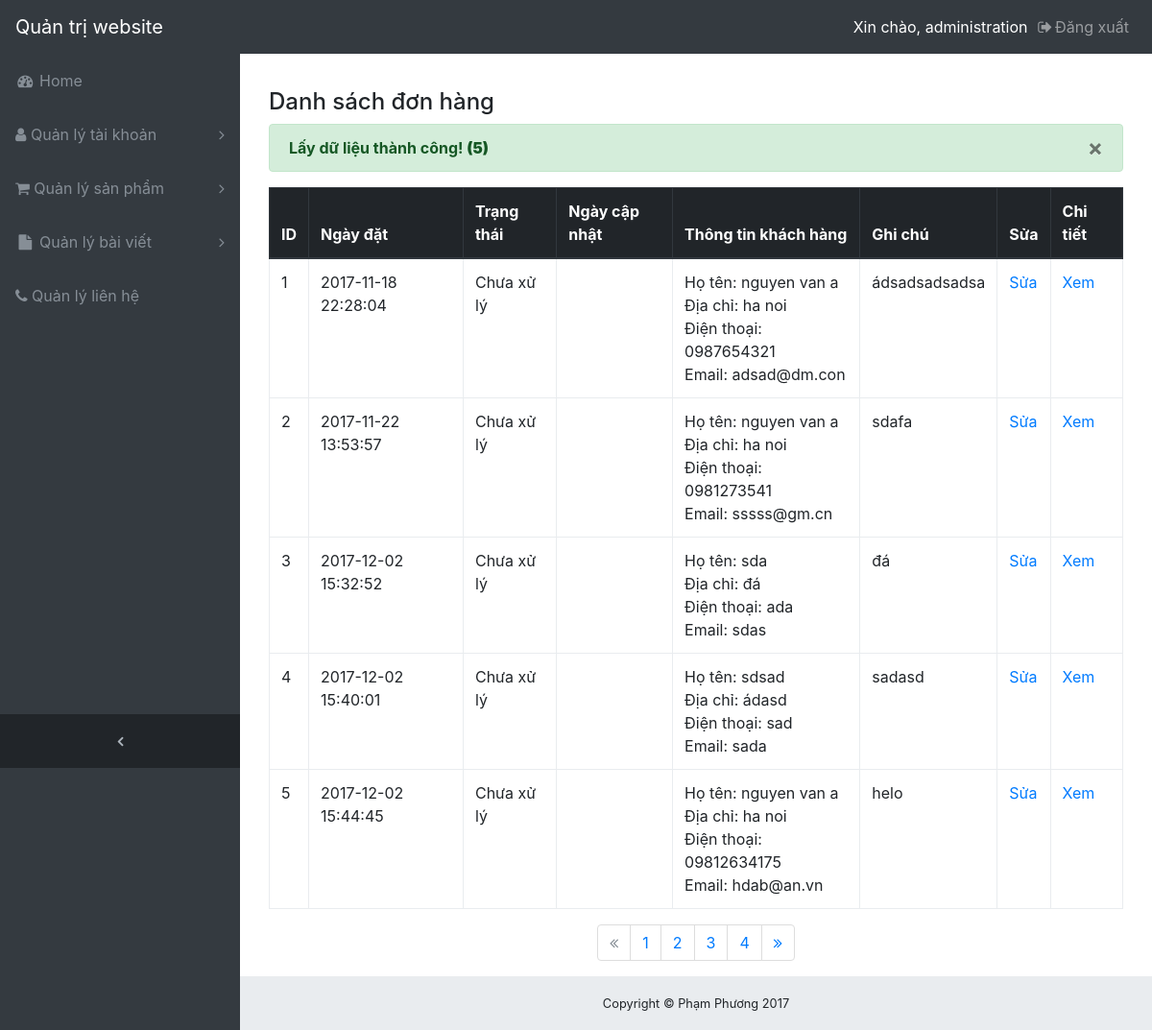
Page /index.php?controller=admin-product&action=list-order (signed in) on the committed database.
### tables this page shows
CREATE TABLE `donhang` (
  `id` int(11) NOT NULL,
  `ngay_gio_dat` TIMESTAMP NOT NULL DEFAULT CURRENT_TIMESTAMP,
  `trang_thai` smallint(6) DEFAULT '0',
  `ngay_cap_nhat` datetime DEFAULT NULL,
  `ho_ten` varchar(50) NOT NULL,
  `dia_chi` varchar(200) DEFAULT NULL,
  `dien_thoai` varchar(15) DEFAULT NULL,
  `email` varchar(50) DEFAULT NULL,
  `ghi_chu` text
);

### Controller/AdminProductController.php (called while the page is built, shortened)
<?php
require_once app_path . '/Model/AdminProductModel.php';
function listOrderAction(){
    $dataView      = null;
    $total_records = countOrder();
    $total_pages = ceil($total_records / _admin_page_limit);
    $current_page = @intval($_GET['page']);
    if ($current_page < 1)
        $current_page = 1;
    $offset = ($current_page - 1) * _admin_page_limit;
    $list   = Select_list_Order($offset);
    if (is_array($list)) {
        $dataView['data']        = $list;
        $dataView['total_pages'] = $total_pages;
        $dataView['msg']         = 'Lấy dữ liệu thành công!';
    } else {
        $dataView['msg'] = $list;
    }
    renderView($dataView);
}
?>

### Model/AdminProductModel.php (called while the page is built, shortened)
<?php
function Select_list_Order( $offset = 0){
    $limit = _admin_page_limit;
    $sql = "SELECT * FROM donhang ORDER BY id ASC LIMIT $offset,$limit";
    $res = mysqli_query($GLOBALS['conn'],$sql);
    $return_data = array();
    while ($row = mysqli_fetch_assoc($res)){
        $return_data[] = $row;
    }
    return $return_data;
}
?>

### View/admin-product/list-order.phtml (the view)
<div class="container-fluid">
    <h4 class="margin-top-20">Danh sách đơn hàng</h4>
    <div class="alert alert-success alert-dismissable fade show">
        <button type="button" class="close" data-dismiss="alert">&times;</button>
        <?php
        if (!empty($data['msg'])) {
            $tong = count($data['data']);
            echo '<b>' . $data['msg'] . " <strong>($tong)</strong></b>";
        }
        ?>
    </div>
    <div class="table-responsive">
        <table class="table table-bordered table-hover">
            <thead class="thead-dark">
            <th>ID</th>
            <th>Ngày đặt</th>
            <th>Trạng thái</th>
            <th>Ngày cập nhật</th>
            <th>Thông tin khách hàng</th>
            <th>Ghi chú</th>
            <th>Sửa</th>
            <th>Chi tiết</th>
            </thead>
            <?php
            foreach ($data['data'] as $row) {
                if(isset($row['trang_thai'])){
                    if($row['trang_thai'] == 0){
                        $trangthai = 'Chưa xử lý';
                    }
                    else
                        if($row['trang_thai'] == 1){
                            $trangthai = 'Đã xử lý';
                        }
                        else
                            if($row['trang_thai'] == -1){
                                $trangthai = 'Đã hủy';
                            }}
                $link = '?controller=admin-product&action=update-order&id=' . $row['id'];
                $link_view = '?controller=admin-product&action=view-order&id=' . $row['id'];?>
                <tr>
                    <td><?php echo $row['id']; ?></td>
                    <td><?php echo $row['ngay_gio_dat']; ?></td>
                    <td><?php echo $trangthai; ?></td>
                    <td><?php echo $row['ngay_cap_nhat']; ?></td>
                    <td>
                        <span>Họ tên: <?php echo $row['ho_ten']; ?></span><br>
                        <span>Địa chỉ: <?php echo $row['dia_chi']; ?></span><br>
                        <span>Điện thoại: <?php echo $row['dien_thoai']; ?></span><br>
                        <span>Email: <?php echo $row['email']; ?></span>
                    </td>
                    <td><?php echo $row['ghi_chu']; ?></td>
                    <td><a href="<?php echo $link; ?>">Sửa</a></td>
                    <td><a href="<?php echo $link_view; ?>">Xem</a></td>
                </tr>
                <?php
            }
            ?>
        </table>
    </div>
    <?php
    if ($data['total_pages'] > 1) {
        $previous = isset($_GET['page'])?$_GET['page']-1:1;
        $next = isset($_GET['page'])?$_GET['page']+1:2;
        if(@$_GET['page']==1 || !isset($_GET['page'])){
            $disabled1 = 'disabled';
        }
        else{
            $disabled1 = '';
        }
        if(@$_GET['page']==$data['total_pages']){
            $disabled2 = 'disabled';
        }
        else{
            $disabled2 = '';
        }
        ?>
        <ul class="pagination">
            <li class="page-item <?php echo $disabled1;?>"><a class="page-link" href="?controller=admin-product&action=list-producer&page=<?php echo $previous;?>"><i class="fa fa-angle-double-left"></i></a></li>
            <?php
            for ($page = 1; $page <= $data['total_pages']; $page++) {
                if(@$_GET['page']==$page){
                    $active = 'active';
                }
                else{
                    $active = '';
                }
                echo '<li class="page-item '.$active.'"><a class="page-link" href="?controller=admin-product&action=list-producer&page=' . $page . '">' . $page . '</a></li>';
            }
            ?>
            <li class="page-item <?php echo $disabled2;?>"><a class="page-link" href="?controller=admin-product&action=list-producer&page=<?php echo $next; ?>"><i class="fa fa-angle-double-right"></i></a></li>
        </ul>
        <?php
    }
    ?>
</div>

### public/backend/css/style.css (style rules this page uses)
.margin-top-20 { margin-top: 20px; }
body { margin: 0px; padding: 0px; }
a { color:#8cc63f; }
.page-link { color:#8cc63f; }
.pagination { justify-content: center; }

### public/backend/css/sb-admin.css (style rules this page uses)
html { position: relative; min-height: 100%; }
body { overflow-x: hidden; }
body.sticky-footer { margin-bottom: 56px; }
body.fixed-nav { padding-top: 56px; }

### rows in the picture
donhang: id "1", ngay_gio_dat "2017-11-18 22:28:04", trang_thai "Chưa xử lý", ho_ten "nguyen van a", dia_chi "ha noi", dien_thoai "0987654321", email "adsad@dm.con", ghi_chu "ádsadsadsadsa"
donhang: id "2", ngay_gio_dat "2017-11-22 13:53:57", trang_thai "Chưa xử lý", ho_ten "nguyen van a", dia_chi "ha noi", dien_thoai "0981273541", email "sssss@gm.cn", ghi_chu "sdafa"
donhang: id "3", ngay_gio_dat "2017-12-02 15:32:52", trang_thai "Chưa xử lý", ho_ten "sda", dia_chi "đá", dien_thoai "ada", email "sdas", ghi_chu "đá"
donhang: id "4", ngay_gio_dat "2017-12-02 15:40:01", trang_thai "Chưa xử lý", ho_ten "sdsad", dia_chi "ádasd", dien_thoai "sad", email "sada", ghi_chu "sadasd"
donhang: id "5", ngay_gio_dat "2017-12-02 15:44:45", trang_thai "Chưa xử lý", ho_ten "nguyen van a", dia_chi "ha noi", dien_thoai "09812634175", email "hdab@an.vn", ghi_chu "helo"

### other values in the picture
$data['msg'] "Lấy dữ liệu thành công!"
$tong "5"
